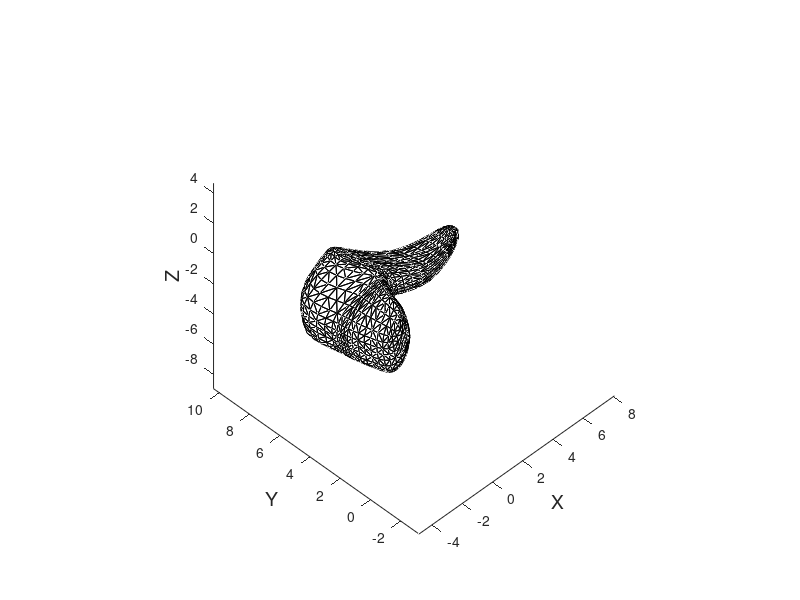

Here is the MATLAB script that generated this plot: (Note: this script raises an error after producing the figure.)
%
% Make cross-sections of 3D objects defined in the Wavefront .obj file
%

% read the data file (Wavefront .obj file saved into a matlab structure, e.g., using read_wobj)
load( 'stomach+duodenum+pancreas.mat', 'O' );

% count the number of objects in the file
nobj = 0;
for i = 1 : length( O.objects )
    if strcmp( O.objects( i ).type, 'o' ) || strcmp( O.objects( i ).type, 'g' )
        nobj = nobj + 1; 
    end
end
fprintf( 'Found %d objects in the input file\n', nobj );

verts = O.vertices;
fprintf( 'Found %d vertices in the input file\n', size( verts, 1 ) );

% define cross-section planes
planes.n = [ 1 0 0; 0 1 0; 0 0 1 ]; % 3 cardinal crossections
planes.r = 1e-6 + [ 0 0 2; 0 0 2; 0 0 2 ]; % plane origins at [ 0, 0, 2 ]

figure( 'Position', [ 100, 100, 800, 800 ] ), hold on;
axis vis3d equal;
view( -45, 45 );
xlabel( 'X', 'FontSize', 14 );
ylabel( 'Y', 'FontSize', 14 );
zlabel( 'Z', 'FontSize', 14 );

for i = 1 : length( O.objects )
    if strcmp( O.objects( i ).type, 'o' ) || strcmp( O.objects( i ).type, 'g' ) % start of the new object or group
        objectName = O.objects( i ).data;
        disp( [ 'Processing object ' objectName ] ); % print out object name
    elseif strcmp( O.objects( i ).type, 'f' ) % object faces block
        faces = O.objects( i ).data.vertices;
        patch( 'Faces', faces, 'Vertices', verts, 'FaceAlpha', 0, 'EdgeAlpha', 1 ); % display the mesh
        
        % get intersection polygons for all planes
        polygons = mesh_xsections( verts, faces, planes );
        
        % draw the object polygons
        for s = 1 : numel( polygons )
            if ~isempty( polygons{ s } )
                for p = 1 : numel( polygons{ s } )
                    patch( polygons{ s }{ p }( :, 1 ), ...
                           polygons{ s }{ p }( :, 2 ), ...
                           polygons{ s }{ p }( :, 3 ), 'y', 'FaceAlpha', 0.5 );
                    plot3( polygons{ s }{ p }( :, 1 ), ...
                           polygons{ s }{ p }( :, 2 ), ...
                           polygons{ s }{ p }( :, 3 ), 'r*' );
                end
            end
        end
    end
end
